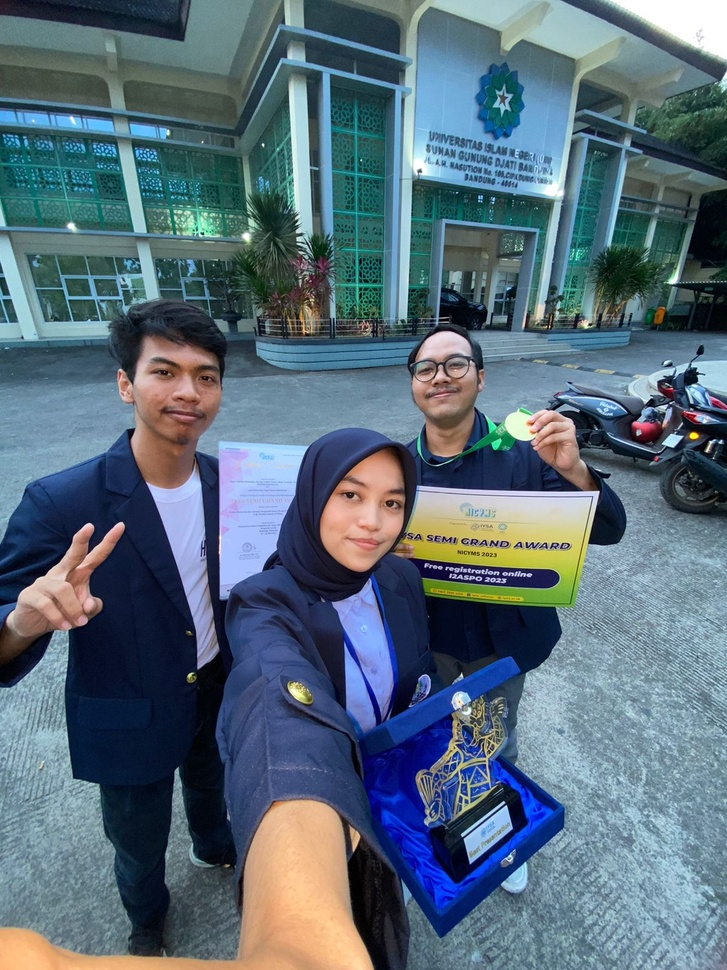
#> input picture images/me-juara.jpg, 727 x 970 px, shrunk from 1200 x 1600 before the run
$ jupyter execute 10-5_feature-matching.ipynb
#> lines starting #> are read from the running program, lines starting #| are printed output that depends on the picture
[cell 1]
# Contoh Script untuk feature detection and Matching
# Modifikasi script ini untuk mencoba metode yang berbeda
import numpy as np
import cv2
from matplotlib import pyplot as plt

# Gunakan gambar yang ada pada laptop masing-masing
img1 = cv2.imread('images/me-juara.jpg') # gambar yang dituju
#> img1 is the input picture: shape (970, 727, 3); mean B, G, R 121.2, 107.7, 88.1
img2 = cv2.imread('images/me-juara-crop.jpg') # gambar yang dicari
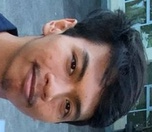
#> input picture images/me-juara-crop.jpg, 152 x 132 px, shrunk from 251 x 218 before the run
#> img2 is the input picture: shape (132, 152, 3); mean B, G, R 100.8, 98, 104.3
gray1= cv2.cvtColor(img1,cv2.COLOR_BGR2GRAY)
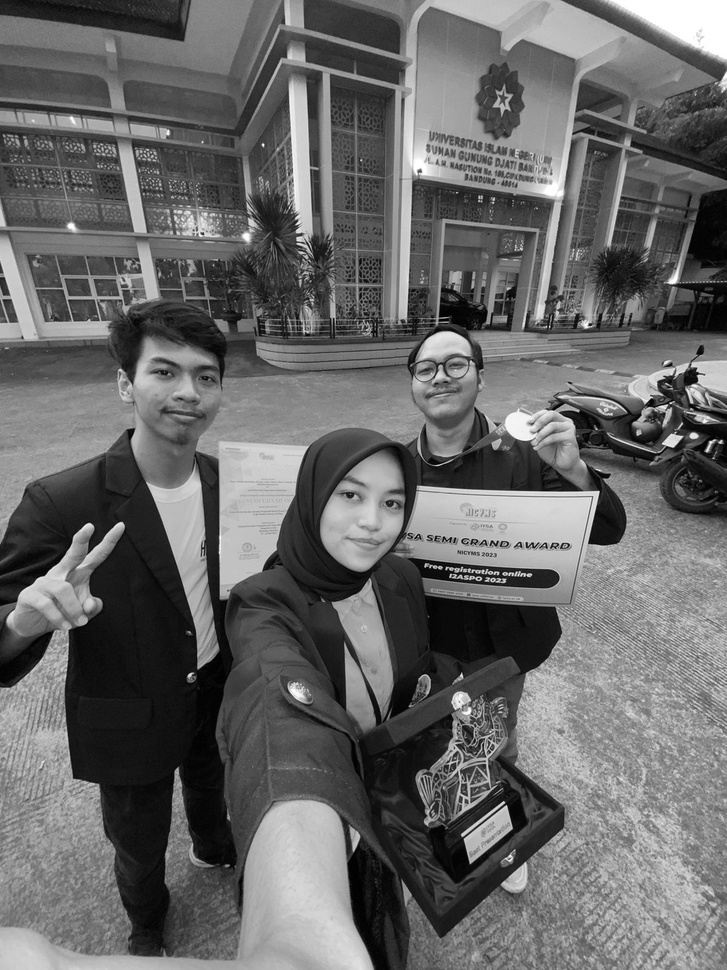
#> gray1: shape (970, 727); min 0, max 255, mean 103.4
gray2= cv2.cvtColor(img2,cv2.COLOR_BGR2GRAY)
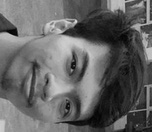
#> gray2: shape (132, 152); min 2, max 221, mean 100.2

# Menggunakan Detector SIFT
sift = cv2.xfeatures2d.SIFT_create()

# Mencari Keypoint dengan SIFT
kp1, des1 = sift.detectAndCompute(gray1,None)
#> kp1 = 5046 keypoints; strongest (x, y, size): (694, 435, 5.1), (263, 145, 1.9), (721, 442, 2.8), (672, 440, 8.9)
kp2, des2 = sift.detectAndCompute(gray2,None)
#> kp2 = 113 keypoints; strongest (x, y, size): (14, 32, 5.5), (76, 21, 2.2), (145, 21, 1.9), (145, 3, 2)

# Melakukan Matching dari hasil deteksi keypoints menggunakan
# BruteForce Matcher
bf = cv2.BFMatcher()
matches = bf.knnMatch(des1,des2, k=2)
#> matches = 5046 matches

# Uji rasio matching sederhana
good = []
for m,n in matches:
    if m.distance < 0.5*n.distance:
        good.append([m])
#> after the loop, good = 64 matches
img3 = None

# menggambar hasil match pada gambar baru (IMG3)
img3 = cv2.drawMatchesKnn(img1,kp1,img2,kp2,good,img3,flags=2)
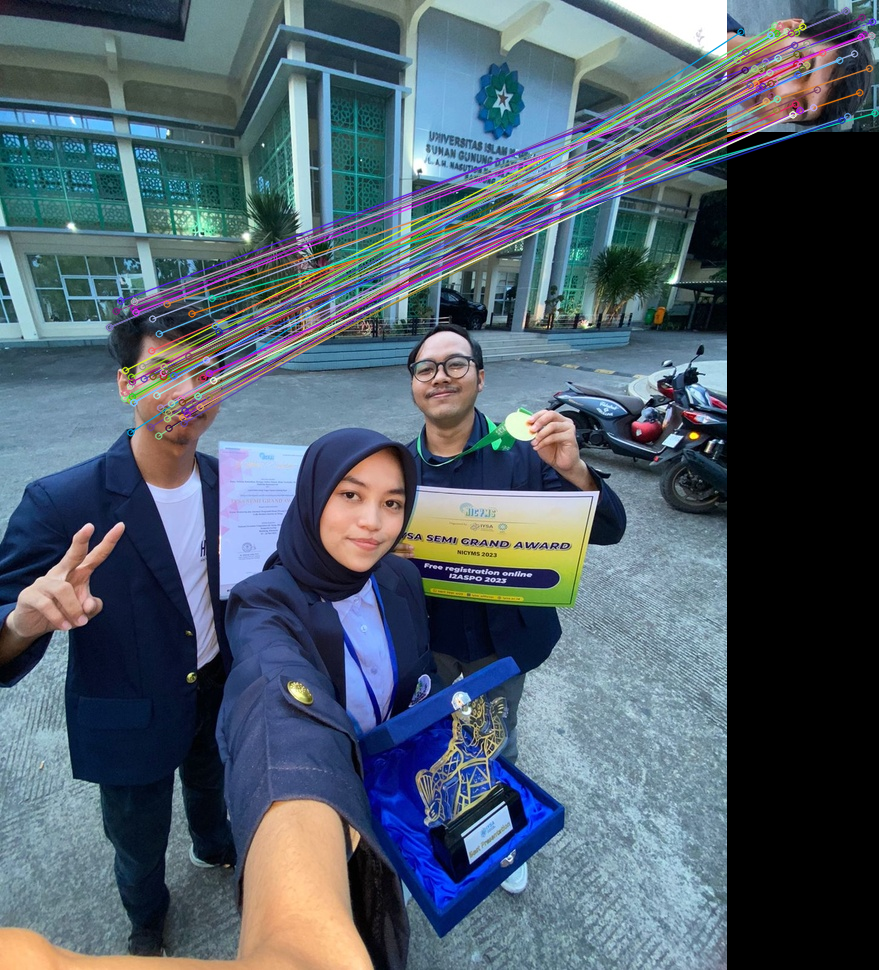
#> img3: shape (970, 879, 3); mean B, G, R 104.8, 92.7, 78.3
plt.imshow(cv2.cvtColor(img3, cv2.COLOR_BGR2RGB)),plt.show()
